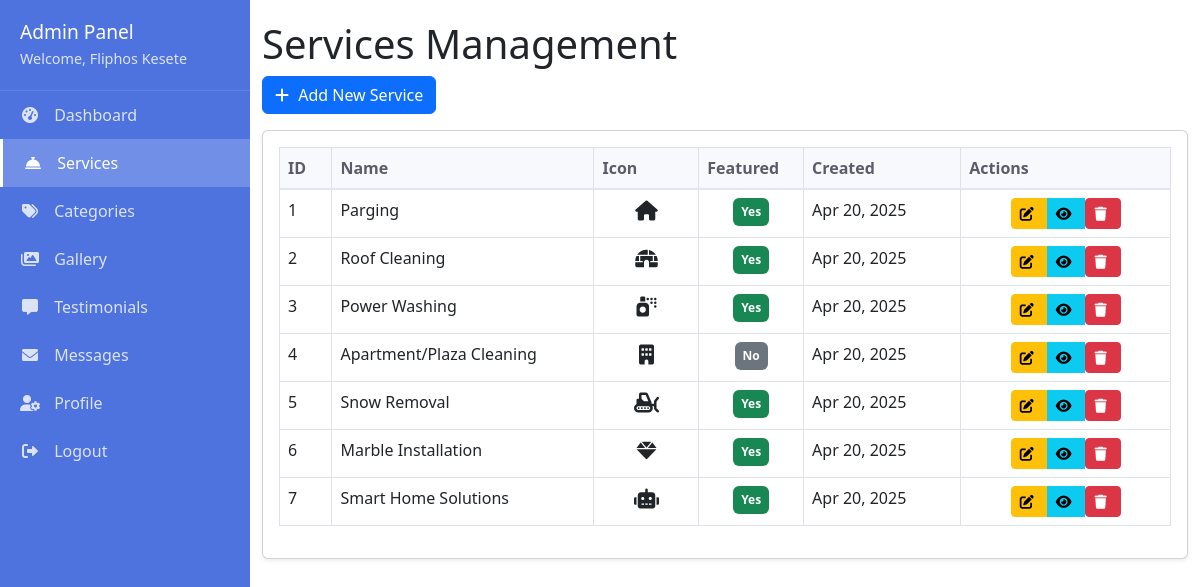
Page /admin/services/index.php (signed in) on the committed database.
### tables this page shows
CREATE TABLE services (
    id INT AUTO_INCREMENT PRIMARY KEY,
    name VARCHAR(100) NOT NULL,
    description TEXT,
    icon VARCHAR(50),
    featured BOOLEAN DEFAULT FALSE,
    created_at TIMESTAMP DEFAULT CURRENT_TIMESTAMP
);

### admin/services/index.php (the view, shortened to what this page needs)
<?php
include '../includes/header.php';
include '../includes/navbar.php';
try {
    $stmt = $pdo->query("SELECT id, name, icon, featured, created_at FROM services ORDER BY created_at DESC");
} catch (PDOException $e) {
    die("<div class='alert alert-danger'>Database error: " . $e->getMessage() . "</div>");
}
?>
<div class="container">
    <h1>Services Management</h1>
    <a href="add.php" class="btn btn-primary mb-3"><i class="fas fa-plus"></i> Add New Service</a>
    <div class="card shadow-sm">
        <div class="card-body table-responsive">
            <table class="table table-bordered table-hover">
                <thead class="thead-dark">
                    <tr>
                        <th width="5%">ID</th>
                        <th width="25%">Name</th>
                        <th width="10%">Icon</th>
                        <th width="10%">Featured</th>
                        <th width="15%">Created</th>
                        <th width="20%">Actions</th>
                    </tr>
                </thead>
                <tbody>
                    <?php while ($service = $stmt->fetch()): ?>
                    <tr>
                        <td><?php echo $service['id']; ?></td>
                        <td><?php echo htmlspecialchars($service['name']); ?></td>
                        <td class="text-center">
                            <?php if (!empty($service['icon'])): ?>
                                <i class="<?php echo htmlspecialchars($service['icon']); ?> fa-lg"></i>
                            <?php else: ?>
                                <span class="text-muted">N/A</span>
                            <?php endif; ?>
                        </td>
                        <td class="text-center">
                            <?php if ($service['featured']): ?>
                                <span class="badge bg-success p-2">Yes</span>
                            <?php else: ?>
                                <span class="badge bg-secondary p-2">No</span>
                            <?php endif; ?>
                        </td>
                        <td><?php echo date('M j, Y', strtotime($service['created_at'])); ?></td>
                        <td class="text-center">
                            <div class="btn-group" role="group">
                                <a href="edit.php?id=<?php echo $service['id']; ?>" class="btn btn-sm btn-warning">
                                    <i class="fas fa-edit"></i>
                                </a>
                                <a href="view.php?id=<?php echo $service['id']; ?>" class="btn btn-sm btn-info">
                                    <i class="fas fa-eye"></i>
                                </a>
                                <form action="delete.php" method="post" class="d-inline">
                                    <button type="submit" class="btn btn-sm btn-danger" onclick="return confirm('Are you sure?')">
                                        <i class="fas fa-trash"></i>
                                    </button>
                                </form>
                            </div>
                        </td>
                    </tr>
                    <?php endwhile; ?>
                </tbody>
            </table>
        </div>
    </div>
</div>
<?php include '../includes/footer.php'; ?>

### admin/includes/header.php (shortened to what this page needs)
<!DOCTYPE html>
<html lang="en">
<head>
    <link rel="stylesheet" href="../assets/css/admin.css">
    <link rel="stylesheet" href="https://cdnjs.cloudflare.com/ajax/libs/font-awesome/6.0.0/css/all.min.css">
    <link href="https://cdn.jsdelivr.net/npm/bootstrap@5.3.0/dist/css/bootstrap.min.css" rel="stylesheet">
</head>
<body>
    <div class="admin-wrapper">

### admin/includes/navbar.php
<nav class="admin-nav">
    <div class="nav-header">
        <h2>Admin Panel</h2>
        <p>Welcome, <?php echo htmlspecialchars($_SESSION['admin_name']); ?></p>
    </div>
    <ul class="nav-links">
        <li>
            <a href="<?php echo BASE_URL; ?>dashboard.php" class="<?php echo basename($_SERVER['PHP_SELF']) == 'dashboard.php' ? 'active' : ''; ?>">
                <i class="fas fa-tachometer-alt"></i> Dashboard
            </a>
        </li>
        <li>
            <a href="<?php echo BASE_URL; ?>services/index.php" class="<?php echo strpos($_SERVER['REQUEST_URI'], 'services') !== false ? 'active' : ''; ?>">
                <i class="fas fa-concierge-bell"></i> Services
            </a>
        </li>
        <li>
            <a href="<?php echo BASE_URL; ?>categories/index.php" class="<?php echo strpos($_SERVER['REQUEST_URI'], 'categories') !== false ? 'active' : ''; ?>">
                <i class="fas fa-tags"></i> Categories
            </a>
        </li>
        <li>
            <a href="<?php echo BASE_URL; ?>gallery/index.php" class="<?php echo strpos($_SERVER['REQUEST_URI'], 'gallery') !== false ? 'active' : ''; ?>">
                <i class="fas fa-images"></i> Gallery
            </a>
        </li>
        <li>
            <a href="<?php echo BASE_URL; ?>testimonials/index.php" class="<?php echo strpos($_SERVER['REQUEST_URI'], 'testimonials') !== false ? 'active' : ''; ?>">
                <i class="fas fa-comment-alt"></i> Testimonials
            </a>
        </li>
        <li>
            <a href="<?php echo BASE_URL; ?>submissions/contact.php" class="<?php echo strpos($_SERVER['REQUEST_URI'], 'submissions') !== false ? 'active' : ''; ?>">
                <i class="fas fa-envelope"></i> Messages
            </a>
        </li>
        <li>
            <a href="<?php echo BASE_URL; ?>profile.php" class="<?php echo basename($_SERVER['PHP_SELF']) == 'profile.php' ? 'active' : ''; ?>">
                <i class="fas fa-user-cog"></i> Profile
            </a>
        </li>
        <li>
            <a href="<?php echo BASE_URL; ?>logout.php">
                <i class="fas fa-sign-out-alt"></i> Logout
            </a>
        </li>
    </ul>
</nav>

### admin/includes/footer.php (shortened to what this page needs)
</div>
</body>
</html>

### admin/assets/CSS/admin.css (style rules this page uses)
:root { --primary: #4e73df; --secondary: #858796; --success: #1cc88a; --info: #36b9cc; --warning: #f6c23e; --danger: #e74a3b; --light: #f8f9fc; --dark: #5a5c69; }
body { font-family: 'Nunito', sans-serif; background-color: #f8f9fc; }
.admin-wrapper { display: flex; min-height: 100vh; }
.admin-nav { width: 250px; background: #4e73df; color: white; padding: 20px 0; min-height: 100vh; transition: all 0.3s; }
.nav-header { padding: 0 20px 20px; border-bottom: 1px solid rgba(255, 255, 255, 0.1); }
.nav-header h2 { font-size: 1.2rem; margin-bottom: 5px; }
.nav-header p { font-size: 0.9rem; opacity: 0.8; margin: 0; }
.nav-links { list-style: none; padding: 0; margin: 0; }
.nav-links li a { display: block; padding: 12px 20px; color: rgba(255, 255, 255, 0.8); text-decoration: none; transition: all 0.3s; }
.nav-links li a.active { background: rgba(255, 255, 255, 0.2); color: white; border-left: 3px solid white; }
.nav-links li a i { margin-right: 10px; width: 20px; text-align: center; }
.container { flex: 1; padding: 20px; max-width: 1200px; margin: 0 auto; }
.card { border: none; border-radius: 5px; box-shadow: 0 0.15rem 1.75rem 0 rgba(58, 59, 69, 0.15); margin-bottom: 20px; }
.card-body { padding: 20px; }
.table { width: 100%; margin-bottom: 1rem; color: #212529; border-collapse: collapse; }
.table th, .table td { padding: 12px; vertical-align: top; border-top: 1px solid #e3e6f0; }
.table thead th { vertical-align: bottom; border-bottom: 2px solid #e3e6f0; background: #f8f9fc; color: var(--dark); font-weight: 600; }
.btn { display: inline-flex; align-items: center; justify-content: center; padding: 8px 16px; border-radius: 4px; font-weight: 600; cursor: pointer; transition: all 0.3s; border: none; }
.btn i { margin-right: 5px; }
.btn-sm { padding: 5px 10px; font-size: 0.875rem; }
.btn-primary { background: var(--primary); color: white; }
.btn-info { background: var(--info); color: white; }
.btn-warning { background: var(--warning); color: #212529; }
.btn-danger { background: var(--danger); color: white; }

### rows in the picture
services: id "1", name "Parging", featured "Yes", created_at "Apr 20, 2025"
services: id "2", name "Roof Cleaning", featured "Yes", created_at "Apr 20, 2025"
services: id "3", name "Power Washing", featured "Yes", created_at "Apr 20, 2025"
services: id "4", name "Apartment/Plaza Cleaning", featured "No", created_at "Apr 20, 2025"
services: id "5", name "Snow Removal", featured "Yes", created_at "Apr 20, 2025"
services: id "6", name "Marble Installation", featured "Yes", created_at "Apr 20, 2025"
services: id "7", name "Smart Home Solutions", featured "Yes", created_at "Apr 20, 2025"

### other values in the picture
$_SESSION['admin_name'] "Fliphos Kesete"
